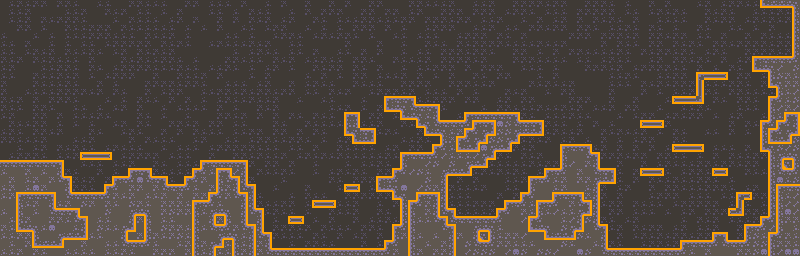

This game map was drawn from its Tiled (.tmx) file and the tilesets committed beside it. A one-line description and the trimmed map source follow:
An orthogonal 100x32 tile map with 8x8 px tiles, 2 tile layers (overlay, tiles) and 39 objects (35x coin, door_tl, door_tr, door_bl, door_br).

<map version="1.10" tiledversion="1.11.2" orientation="orthogonal" renderorder="right-down" width="100" height="32" tilewidth="8" tileheight="8" infinite="0" nextlayerid="6" nextobjectid="44">
 <editorsettings>
  <export target="platformer-tilemap.tmj" format="json" />
 </editorsettings>
 <tileset firstgid="1" name="tilemap_packed" tilewidth="8" tileheight="8" tilecount="150" columns="15">
  <image source="tilemap_packed.png" width="120" height="80" />
  <tile id="2">
   <properties>
    <property name="collides" type="bool" value="true" />
   </properties>
  </tile>
  <tile id="3">
   <properties>
    <property name="collides" type="bool" value="true" />
   </properties>
  </tile>
  <tile id="4">
   <properties>
    <property name="collides" type="bool" value="true" />
   </properties>
  </tile>
  <tile id="5">
   <properties>
    <property name="collides" type="bool" value="true" />
   </properties>
  </tile>
  <tile id="6">
   <properties>
    <property name="collides" type="bool" value="true" />
   </properties>
  </tile>
  <tile id="7">
   <properties>
    <property name="collides" type="bool" value="true" />
   </properties>
  </tile>
  <tile id="17">
   <properties>
    <property name="collides" type="bool" value="true" />
   </properties>
  </tile>
  <tile id="18">
   <properties>
    <property name="collides" type="bool" value="true" />
   </properties>
  </tile>
  <tile id="19">
   <properties>
    <property name="collides" type="bool" value="true" />
   </properties>
  </tile>
  <tile id="20">
   <properties>
    <property name="collides" type="bool" value="true" />
   </properties>
  </tile>
  <tile id="21">
   <properties>
    <property name="collides" type="bool" value="true" />
   </properties>
  </tile>
  <tile id="22">
   <properties>
    <property name="collides" type="bool" value="true" />
   </properties>
  </tile>
  <tile id="32">
   <properties>
    <property name="collides" type="bool" value="true" />
   </properties>
  </tile>
  <tile id="33">
   <properties>
    <property name="collides" type="bool" value="true" />
   </properties>
  </tile>
  <tile id="34">
   <properties>
    <property name="collides" type="bool" value="true" />
   </properties>
  </tile>
  <tile id="35">
   <properties>
    <property name="collides" type="bool" value="true" />
   </properties>
  </tile>
  <tile id="36">
   <properties>
    <property name="collides" type="bool" value="true" />
   </properties>
  </tile>
  <tile id="37">
   <properties>
    <property name="collides" type="bool" value="true" />
   </properties>
  </tile>
  <tile id="47">
   <properties>
    <property name="collides" type="bool" value="true" />
   </properties>
  </tile>
  <tile id="48">
   <properties>
    <property name="collides" type="bool" value="true" />
   </properties>
  </tile>
  <tile id="49">
   <properties>
    <property name="collides" type="bool" value="true" />
   </properties>
  </tile>
  <tile id="50">
   <properties>
    <property name="collides" type="bool" value="true" />
   </properties>
  </tile>
  <tile id="51">
   <properties>
    <property name="collides" type="bool" value="true" />
   </properties>
  </tile>
  <tile id="52">
   <properties>
    <property name="collides" type="bool" value="true" />
   </properties>
  </tile>
  <tile id="62">
   <properties>
    <property name="collides" type="bool" value="true" />
   </properties>
  </tile>
  <tile id="63">
   <properties>
    <property name="collides" type="bool" value="true" />
   </properties>
  </tile>
  <tile id="64">
   <properties>
    <property name="collides" type="bool" value="true" />
   </properties>
  </tile>
  <tile id="77">
   <properties>
    <property name="collides" type="bool" value="true" />
   </properties>
  </tile>
  <tile id="78">
   <properties>
    <property name="collides" type="bool" value="true" />
   </properties>
  </tile>
  <tile id="79">
   <properties>
    <property name="collides" type="bool" value="true" />
   </properties>
  </tile>
 </tileset>
 <layer id="5" name="overlay" width="100" height="32" opacity="0.67">
  <data>[3200 cells, 3200 non-empty, 3 distinct tile ids]</data>
 </layer>
 <layer id="1" name="tiles" width="100" height="32">
  <data>[3200 cells, 928 non-empty, 22 distinct tile ids]</data>
 </layer>
 <objectgroup id="4" name="Objects">
  <object id="1" name="coin" gid="96" x="140" y="166" width="8" height="8" />
  <object id="2" name="coin" gid="89" x="157" y="173" width="8" height="8" />
  <object id="3" name="coin" gid="89" x="172.5" y="182.5" width="8" height="8" />
  <object id="4" name="coin" gid="89" x="204" y="158.5" width="8" height="8" />
  <object id="5" name="coin" gid="89" x="218" y="158.5" width="8" height="8" />
  <object id="6" name="coin" gid="89" x="233" y="157.5" width="8" height="8" />
  <object id="7" name="coin" gid="89" x="266" y="229.5" width="8" height="8" />
  <object id="8" name="coin" gid="89" x="284" y="247" width="8" height="8" />
  <object id="9" name="coin" gid="89" x="301" y="246.5" width="8" height="8" />
  <object id="10" name="coin" gid="89" x="292" y="213.5" width="8" height="8" />
  <object id="11" name="coin" gid="89" x="389" y="223" width="8" height="8" />
  <object id="12" name="coin" gid="89" x="348" y="183" width="8" height="8" />
  <object id="13" name="coin" gid="89" x="316.5" y="199" width="8" height="8" />
  <object id="14" name="coin" gid="89" x="326" y="199" width="8" height="8" />
  <object id="15" name="coin" gid="89" x="364" y="126.5" width="8" height="8" />
  <object id="16" name="coin" gid="89" x="348" y="108.5" width="8" height="8" />
  <object id="17" name="coin" gid="89" x="421" y="149" width="8" height="8" />
  <object id="18" name="coin" gid="89" x="388.5" y="93" width="8" height="8" />
  <object id="19" name="coin" gid="89" x="404.5" y="93" width="8" height="8" />
  <object id="20" name="coin" gid="89" x="448" y="118.5" width="8" height="8" />
  <object id="21" name="coin" gid="89" x="462" y="214" width="8" height="8" />
  <object id="22" name="coin" gid="89" x="477.5" y="214" width="8" height="8" />
  <object id="23" name="coin" gid="89" x="508" y="197.5" width="8" height="8" />
  <object id="24" name="coin" gid="89" x="452" y="196.5" width="8" height="8" />
  <object id="25" name="coin" gid="89" x="555.5" y="109.5" width="8" height="8" />
  <object id="26" name="coin" gid="89" x="605" y="220" width="8" height="8" />
  <object id="27" name="coin" gid="89" x="732.5" y="236.5" width="8" height="8" />
  <object id="28" name="coin" gid="89" x="752" y="116.5" width="8" height="8" />
  <object id="29" name="coin" gid="89" x="718" y="163.5" width="8" height="8" />
  <object id="30" name="coin" gid="89" x="677" y="141" width="8" height="8" />
  <object id="31" name="coin" gid="89" x="691" y="141" width="8" height="8" />
  <object id="32" name="coin" gid="89" x="647" y="117.5" width="8" height="8" />
  <object id="33" name="coin" gid="89" x="676" y="94" width="8" height="8" />
  <object id="34" name="coin" gid="89" x="700.5" y="69" width="8" height="8" />
  <object id="35" name="coin" gid="89" x="715" y="69" width="8" height="8" />
  <object id="39" name="door_tl" gid="104" x="768" y="48" width="8" height="8" />
  <object id="40" name="door_tr" gid="105" x="776" y="48" width="8" height="8" />
  <object id="42" name="door_bl" gid="119" x="768" y="56" width="8" height="8" />
  <object id="43" name="door_br" gid="120" x="776" y="56" width="8" height="8" />
 </objectgroup>
</map>